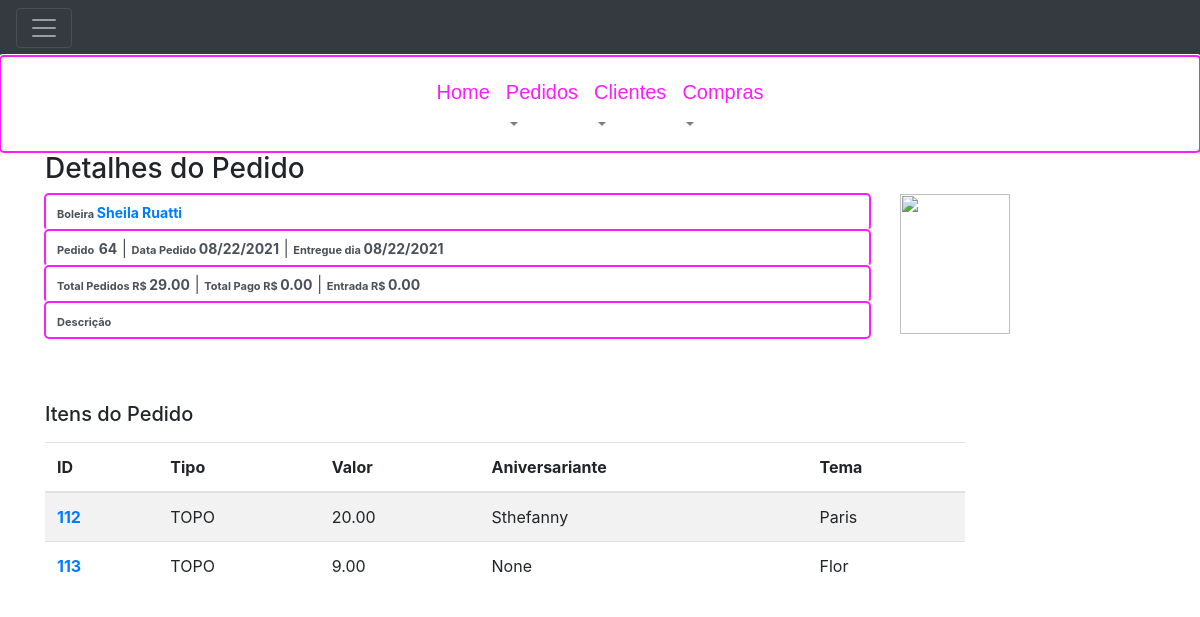
/orders/64/detail/ (signed in), run on an earlier commit of the app's database.
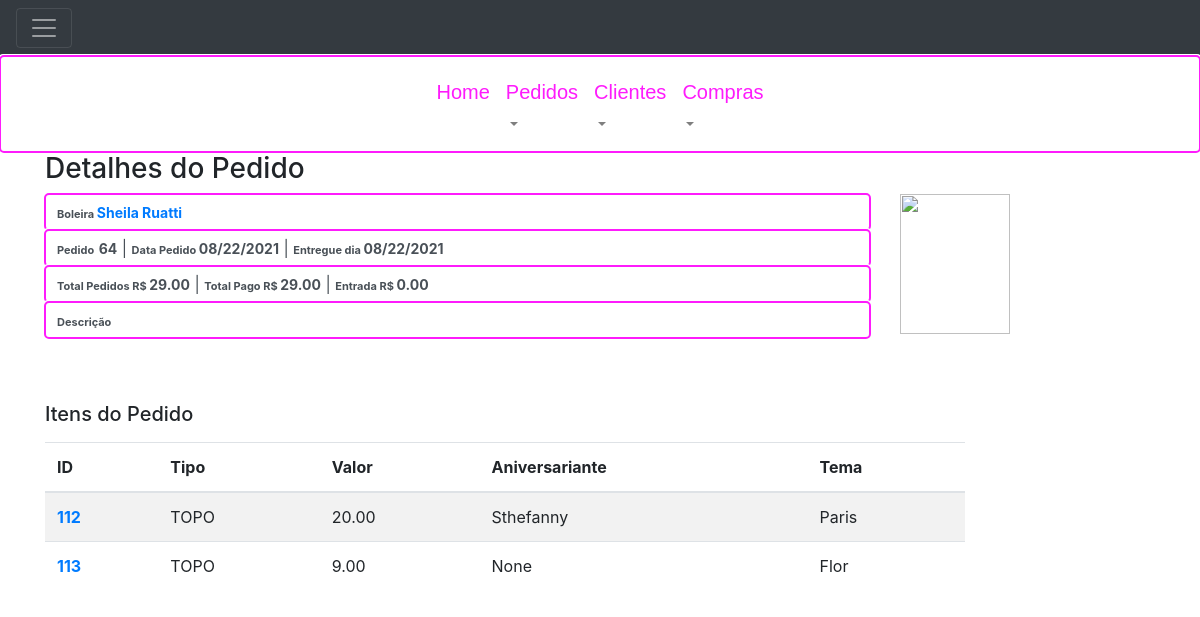
And on a later commit of the database.
### order_control/models.py (models this page shows, shortened)
class Order(models.Model):
    createdAt = models.DateTimeField(auto_now_add=True)
    deliveryAt = models.DateTimeField(null=True, blank=True, verbose_name="Entregar em")
    delivered = models.BooleanField(default=False, verbose_name="Entregue")
    description = models.TextField(max_length=255, null=True, blank=True)
    downPayment = models.DecimalField(max_digits=8, decimal_places=2, verbose_name='Entrada R$', null=True, blank=True, default=0.00)
    totalOrder = models.DecimalField(max_digits=8, decimal_places=2, verbose_name='Total Pedido R$', null=True, blank=True, default=0.00)
    totalPayment = models.DecimalField(max_digits=8, decimal_places=2, verbose_name='Total Pago R$', null=True, blank=True, default=0.00)
    client = models.ForeignKey(Client, on_delete=models.PROTECT, related_name="client", verbose_name='Cliente')
    class Meta:
        unique_together = ['client', 'id']
        ordering = ['-id']

class Client (models.Model):
    createAt = models.DateTimeField(auto_now_add=True)
    name = models.CharField(max_length=255, verbose_name='Nome do Cliente')
    phone = models.CharField(max_length=15, null=True, blank=True, verbose_name='Telefone')
    picture = models.FileField(upload_to='clients/', null=True, blank=True, verbose_name='Foto de Perfil')
    balance = models.DecimalField(max_digits=8, decimal_places=2, default=0.0, verbose_name='Balanço')
    active = models.BooleanField(default=True, verbose_name="Ativo")
    cakeMaker = models.BooleanField(default=False, verbose_name='Boleira')
    password = models.CharField(max_length=50, verbose_name="Senha")
    class Meta:
        ordering = ['id']

### order_control/views.py (the view)
# urls.py: path('orders/<int:id>/detail/', views.order_details, name='order_detail'),
@login_required(login_url=reverse_lazy('order_control:login'))
def order_details(request, id):
    order = Order.objects.get(id=id)
    order_items = BoxTop.objects.filter(order=order)
    return render(request, 'order_control/order/detail.html',
                  {'order': order, 'order_items': order_items})

### templates/order_control/order/detail.html (shortened to what the changed rows need)
{% extends "layout.html" %}
{% block content %}
<div class="container" xmlns="http://www.w3.org/1999/html">
        <div class="form-group">
            <div class="row">
                <div  id="head" class="col-sm-9" >
                    <div class='form-control'>
                        <span class='label label-default' style='font-size:14px;'  >
                            <a href="{% url 'order_control:client_detail'  order.client.id %}">
                                <strong>{{ order.client.name }}</strong></span>
                    </div>
                    <div class='form-control'>
                        <span class='label label-default' style='font-size:14px;' ><strong>{{ order.id }}</strong></span>
                            <span class='label label-default' style='font-size:14px;' ><strong>{{ order.createdAt|date:"SHORT_DATE_FORMAT" }}</strong></span>
                            {% if order.delivered%}
                                |
                                <span class='label label-default' style='font-size:11px;'><strong>Entregue dia  </strong></span>
                                <span class='label label-default' style='font-size:14px;' ><strong>{{ order.deliveryAt|date:"SHORT_DATE_FORMAT" }}</strong></span>
                            {% endif %}
                    </div>
                    <div class='form-control'>
                        <span class='label label-default' style='font-size:14px;' ><strong>{{ order.totalOrder }}</strong></span>
                        <span class='label label-default' style='font-size:14px;' ><strong>{{ order.totalPayment }}</strong></span>
                        <span class='label label-default' style='font-size:14px;' ><strong>{{ order.downPayment }}</strong></span>
                    </div>
                </div>
            </div>
            <div class="form-group">
                <div class="row">
                    <div  class="col-sm-10" >
                        <table class="table table-striped table-hover">
                            <thead>
                            <tr>
                                <th>ID</th>
                                <th>Tipo</th>
                                <th>Valor</th>
                                <th>Aniversariante</th>
                                <th>Tema</th>
                            </tr>
                            </thead>
                        </table>
                    </div>
                </div>
           </div>
        </div>
    </div>
{% endblock %}

What changed in the data, as far as the page shows it:
changed Order "Sheila Ruatti": totalPayment "0.00" → "29.00"
